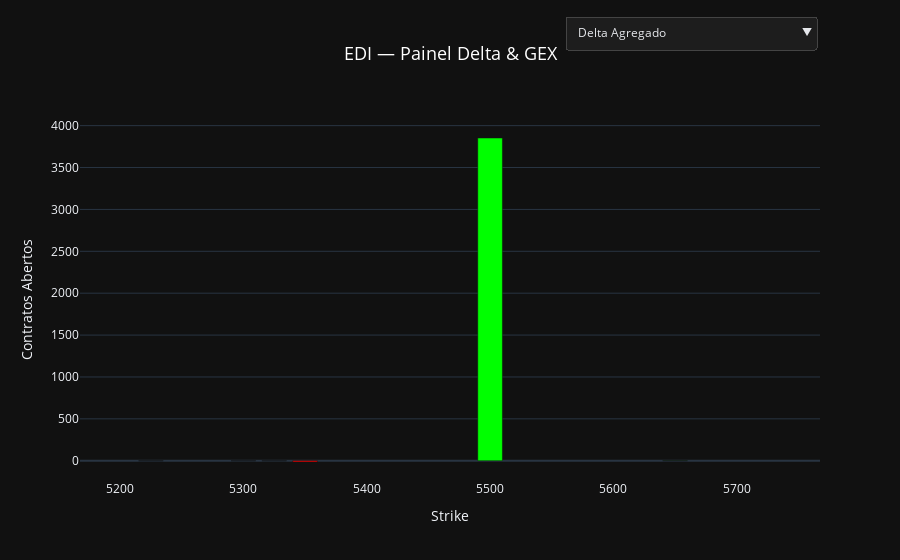
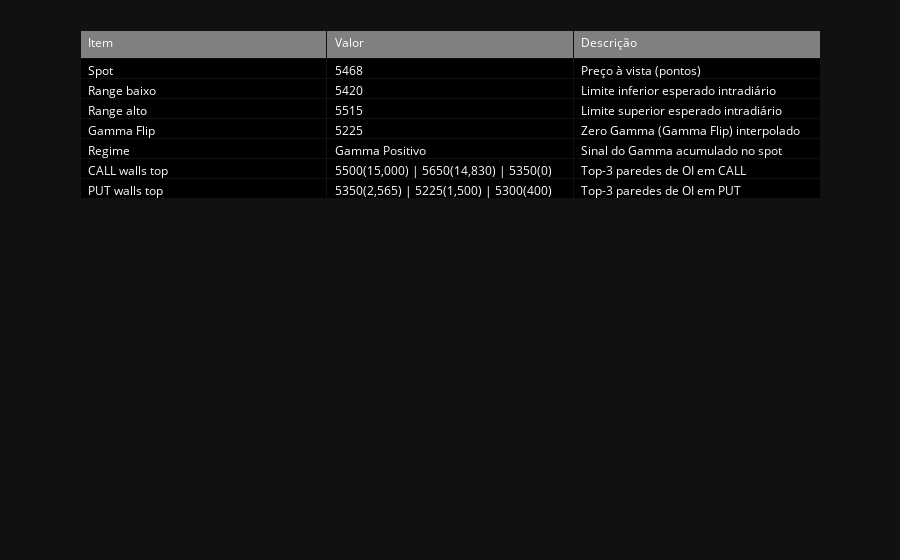

Notebook cell for these charts, in order:
### Code cell
top_n = 3
idx_call = np.argsort(oi_call_ref)[-top_n:]
idx_put  = np.argsort(oi_put_ref)[-top_n:]
call_walls = strikes_ref[idx_call]
put_walls  = strikes_ref[idx_put]
call_walls_oi = oi_call_ref[idx_call]
put_walls_oi  = oi_put_ref[idx_put]

iv_atm = float(iv_strike_ref[int(np.argmin(np.abs(strikes_ref - SPOT)))])
iv_atm = (IV_ANNUAL if np.isnan(iv_atm) else iv_atm)
IV_DAILY = get_iv_daily_atm()
range_low, range_high = SPOT*(1 - IV_DAILY), SPOT*(1 + IV_DAILY)
range_lines = [
    dict(type='line', x0=float(range_low),  x1=float(range_low),  y0=0, y1=1, xref='x', yref='paper',
         line=dict(color='yellow', dash='dot', width=1)),
    dict(type='line', x0=float(range_high), x1=float(range_high), y0=0, y1=1, xref='x', yref='paper',
         line=dict(color='yellow', dash='dot', width=1)),
]

sg = np.sign(gex_cum)
idx = np.where(np.diff(sg)!=0)[0]
zero_gamma = None
if len(idx)>0:
    i = idx[0]
    y1, y2 = gex_cum[i], gex_cum[i+1]
    x1, x2 = strikes_ref[i], strikes_ref[i+1]
    zero_gamma = x1 - y1*(x2 - x1)/(y2 - y1) if y2!=y1 else x1

gamma_flip = zero_gamma if zero_gamma is not None else (strikes_ref[np.where(gex_cum_signed>=0)[0][0]] if np.any(gex_cum_signed>=0) else None)

call_top = sorted(list(zip(call_walls, call_walls_oi)), key=lambda x: x[1], reverse=True)
put_top  = sorted(list(zip(put_walls,  put_walls_oi)),  key=lambda x: x[1], reverse=True)
walls_call_txt = ' | '.join([f"{k:.0f}({v:,.0f})" for k,v in call_top])
walls_put_txt  = ' | '.join([f"{k:.0f}({v:,.0f})" for k,v in put_top])

regime = 'Gamma Positivo' if (gamma_flip is not None and SPOT>=gamma_flip) else 'Gamma Negativo'
regime_color = 'lime' if 'Positivo' in regime else 'red'
delta_agregado_val = float(np.nansum(dexp_tot))

info = (f"<b>DOLFUT:</b> <span style='color:lime'>{SPOT:.0f}</span><br>"
        f"<b>Delta Agregado:</b> {delta_agregado_val:,.0f}<br>"
        f"<b>Gamma Flip:</b> {(f'{gamma_flip:.0f}' if gamma_flip is not None else 'N/A')}<br>"
        f"<b>Regime:</b> <span style='color:{regime_color}'>{regime}</span><br>"
        f"<b>Vol Diária:</b> <span style='color:yellow'>{IV_DAILY*100:.2f}%</span><br>"
        f"<b>CALL walls:</b> {walls_call_txt}<br>"
        f"<b>PUT walls:</b> {walls_put_txt}")

fig2 = go.Figure()
fig2.add_trace(go.Bar(x=strikes_ref, y=dexp_tot, name='Delta Agregado',
                      marker_color=['lime' if v>=0 else 'red' for v in dexp_tot], visible=True))
fig2.add_trace(go.Scatter(x=strikes_ref, y=dexp_cum, mode='lines', name='Delta Acumulado',
                          visible=False, line=dict(width=3, color='yellow')))
fig2.add_trace(go.Bar(x=strikes_ref, y=gex_tot, name='Gamma Exposure', marker_color='cyan',
                      opacity=0.6, visible=False))
fig2.add_trace(go.Scatter(x=strikes_ref, y=gex_cum, mode='lines', name='Curvatura do Gamma (acumulado)',
                          line=dict(color='orange', width=3), visible=False))
fig2.add_trace(go.Bar(x=strikes_ref, y=oi_call_ref, name='CALL OI', marker_color='blue', visible=False))
fig2.add_trace(go.Bar(x=strikes_ref, y=-oi_put_ref, name='PUT OI', marker_color='red', visible=False))
fig2.add_trace(go.Bar(x=midwalls_strikes, y=midwalls_call, marker_color='#2c2c2c', opacity=0.8,
                      visible=False, showlegend=False))
fig2.add_trace(go.Bar(x=midwalls_strikes, y=-midwalls_put, marker_color='#2c2c2c', opacity=0.8,
                      visible=False, showlegend=False))

fig2.update_layout(template='plotly_dark', barmode='overlay',
                   xaxis_title='Strike', yaxis_title='Contratos Abertos',
                   xaxis=dict(range=[SPOT-300, SPOT+300], tickmode='auto'),
                   legend=dict(orientation='h', yanchor='bottom', y=1.02, xanchor='left', x=0.0),
                   margin=dict(t=100))

spot_line = dict(type='line', x0=float(SPOT), x1=float(SPOT), y0=0, y1=1, xref='x', yref='paper',
                 line=dict(color='lime', dash='dot', width=2))
hline0   = dict(type='line', x0=float(min_k), x1=float(max_k), y0=0, y1=0,
                line=dict(color='white', dash='dot', width=1))

flip_line = None
flip_label = None
spot_label = dict(x=float(SPOT), y=0.92, xref='x', yref='paper', text=f'SPOT {SPOT:.0f}', showarrow=False, font=dict(color='lime', size=12), bgcolor='black', bordercolor='lime')
if gamma_flip is not None:
    flip_line = dict(type='line', x0=float(gamma_flip), x1=float(gamma_flip), y0=0, y1=1,
                     xref='x', yref='paper', line=dict(color='red', dash='dash', width=2))
    flip_label = dict(x=float(gamma_flip), y=0.05, xref='x', yref='paper', text='Gamma Flip',
                      showarrow=False, font=dict(color='red', size=12),
                      bgcolor='black', bordercolor='red')

wall_lines = ([dict(type='line', x0=float(k), x1=float(k), y0=0, y1=1, xref='x', yref='paper',
                    line=dict(color='blue', dash='dot', width=1)) for k in call_walls]
              + [dict(type='line', x0=float(k), x1=float(k), y0=0, y1=1, xref='x', yref='paper',
                      line=dict(color='red', dash='dot', width=1)) for k in put_walls])

def infobox2():
    return dict(xref='paper', yref='paper', x=0.99, y=0.95, xanchor='right', showarrow=False,
                align='left', text=info, font=dict(size=14, color='white'),
                bordercolor=regime_color, borderwidth=2, borderpad=6,
                bgcolor='rgba(20,20,20,0.85)', opacity=0.95)

buttons2 = [
    dict(label='Delta Agregado', method='update',
         args=[{'visible':[True, False, False, False, False, False, False, False]},
               {'title':'USD/BRL — Delta Agregado (nova célula)',
                'shapes':[spot_line, hline0] + range_lines,
                'annotations':[infobox2(), spot_label]}]),
    dict(label='Delta Acumulado', method='update',
         args=[{'visible':[False, True, False, False, False, False, False, False]},
               {'title':'USD/BRL — Delta Acumulado (nova célula)',
                'shapes':[spot_line, hline0] + range_lines,
                'annotations':[infobox2(), spot_label]}]),
    dict(label='Gamma Exposure', method='update',
         args=[{'visible':[False, False, True, True, False, False, False, False]},
               {'title':'Edi - Dólar "Análise de Open Interest"',
                'shapes':[spot_line, hline0] + range_lines + ([flip_line] if flip_line else []),
                'annotations':([infobox2(), spot_label, flip_label] if flip_label else [infobox2(), spot_label])}]),
    dict(label='Open Interest por Strike', method='update',
         args=[{'visible':[False, False, False, False, True, True, True, True]},
               {'title':'USD/BRL — OI por Strike (nova célula)',
                'shapes':[spot_line, hline0] + range_lines + (wall_lines if wall_lines else []),
                'annotations':[infobox2(), spot_label]}]),
    dict(label='Visão Completa', method='relayout',
         args=[{'xaxis.range':[float(min_k) - pad, float(max_k) + pad]}]),
]

overlayButtons = [
    dict(label='Overlay: Range + Walls + ZeroGamma', method='relayout',
         args=[{'shapes':[spot_line, hline0] + range_lines
                          + (wall_lines if wall_lines else [])
                          + ([flip_line] if flip_line else [])}]),
    dict(label='Overlay: Range apenas', method='relayout',
         args=[{'shapes':[spot_line, hline0] + range_lines}]),
    dict(label='Overlay: Walls apenas', method='relayout',
         args=[{'shapes':[spot_line, hline0] + (wall_lines if wall_lines else [])}]),
    dict(label='Overlay: GammaFlip apenas', method='relayout',
         args=[{'shapes':[spot_line, hline0] + ([flip_line] if flip_line else [])}]),
    dict(label='Limpar overlays', method='relayout',
         args=[{'shapes':[spot_line, hline0]}]),
]
buttonsUnified = buttons2 + overlayButtons

BRAND_TITLE = 'EDI — Painel Delta & GEX'
fig2.update_layout(updatemenus=[
    dict(type='dropdown', direction='down', showactive=True, active=0, x=1.00, y=1.30, buttons=buttonsUnified, bgcolor='rgba(30,30,30,0.95)', bordercolor='#444', borderwidth=1, font=dict(color='#e5e7eb', size=12), pad=dict(t=4, r=4, b=4, l=4))
], title=dict(text=BRAND_TITLE, font=dict(color='white', size=18), x=0.5))
fig2.show()
items = ['Spot','Range baixo','Range alto','Gamma Flip','Regime','CALL walls top','PUT walls top']
values = [f'{SPOT:.0f}', f'{range_low:.0f}', f'{range_high:.0f}', (f'{gamma_flip:.0f}' if gamma_flip is not None else 'N/A'), regime, walls_call_txt, walls_put_txt]
descs  = ['Preço à vista (pontos)', 'Limite inferior esperado intradiário', 'Limite superior esperado intradiário', 'Zero Gamma (Gamma Flip) interpolado', 'Sinal do Gamma acumulado no spot', 'Top-3 paredes de OI em CALL', 'Top-3 paredes de OI em PUT']
fig_vals = go.Figure(data=[go.Table(
    header=dict(values=['Item','Valor','Descrição'], fill_color='grey', align='left', font=dict(color='white', size=12)),
    cells=dict(values=[items, values, descs], fill_color='black', align='left', font=dict(color='white', size=12))
)])
fig_vals.update_layout(template='plotly_dark', margin=dict(t=30))
fig_vals.show()

### Figure 1 — Plotly figure (JSON) as saved in the notebook; plotly's stock layout.template omitted (floating-point values rounded to 4 significant figures)
{"data": [{"marker": {"color": ["red", "red", "red", "red", "lime", "lime"]}, "name": "Delta Agregado", "type": "bar", "visible": true, "x": [5225.0, 5300.0, 5325.0, 5350.0, 5500.0, 5650.0], "y": [-0.0001241, -0.06399, -0.03894, -15.02, 3852.0, 1.355]}, {"line": {"color": "yellow", "width": 3}, "mode": "lines", "name": "Delta Acumulado", "type": "scatter", "visible": false, "x": [5225.0, 5300.0, 5325.0, 5350.0, 5500.0, 5650.0], "y": [-0.0001241, -0.06412, -0.1031, -15.12, 3837.0, 3839.0]}, {"marker": {"color": "cyan"}, "name": "Gamma Exposure", "opacity": 0.6, "type": "bar", "visible": false, "x": [5225.0, 5300.0, 5325.0, 5350.0, 5500.0, 5650.0], "y": [38.56, 14120.0, 7459.0, 2449000.0, 277500000.0, 309600.0]}, {"line": {"color": "orange", "width": 3}, "mode": "lines", "name": "Curvatura do Gamma (acumulado)", "type": "scatter", "visible": false, "x": [5225.0, 5300.0, 5325.0, 5350.0, 5500.0, 5650.0], "y": [38.56, 14160.0, 21620.0, 2471000.0, 279900000.0, 280200000.0]}, {"marker": {"color": "blue"}, "name": "CALL OI", "type": "bar", "visible": false, "x": [5225.0, 5300.0, 5325.0, 5350.0, 5500.0, 5650.0], "y": [0.0, 0.0, 0.0, 0.0, 15000.0, 14830.0]}, {"marker": {"color": "red"}, "name": "PUT OI", "type": "bar", "visible": false, "x": [5225.0, 5300.0, 5325.0, 5350.0, 5500.0, 5650.0], "y": [-1500.0, -400.0, -35.0, -2565.0, -0.0, -0.0]}, {"marker": {"color": "#2c2c2c"}, "opacity": 0.8, "showlegend": false, "type": "bar", "visible": false, "x": [5262.0, 5312.0, 5338.0, 5425.0, 5575.0], "y": [0.0, 0.0, 0.0, 7500.0, 14920.0]}, {"marker": {"color": "#2c2c2c"}, "opacity": 0.8, "showlegend": false, "type": "bar", "visible": false, "x": [5262.0, 5312.0, 5338.0, 5425.0, 5575.0], "y": [-950.0, -217.5, -1300.0, -1282.0, -0.0]}], "layout": {"barmode": "overlay", "legend": {"orientation": "h", "x": 0, "xanchor": "left", "y": 1.02, "yanchor": "bottom"}, "margin": {"t": 100}, "title": {"font": {"color": "white", "size": 18}, "text": "EDI — Painel Delta & GEX", "x": 0.5}, "updatemenus": [{"active": 0, "bgcolor": "rgba(30,30,30,0.95)", "bordercolor": "#444", "borderwidth": 1, "buttons": [{"args": [{"visible": [true, false, false, false, false, false, false, false]}, {"annotations": [{"align": "left", "bgcolor": "rgba(20,20,20,0.85)", "bordercolor": "lime", "borderpad": 6, "borderwidth": 2, "font": {"color": "white", "size": 14}, "opacity": 0.95, "showarrow": false, "text": "<b>DOLFUT:</b> <span style='color:lime'>5468</span><br><b>Delta Agregado:</b> 3,839<br><b>Gamma Flip:</b> 5225<br><b>Regime:</b> <span style='color:lime'>Gamma Positivo</span><br><b>Vol Diária:</b> <span style='color:yellow'>0.87%</span><br><b>CALL walls:</b> 5500(15,000) | 5650(14,830) | 5350(0)<br><b>PUT walls:</b> 5350(2,565) | 5225(1,500) | 5300(400)", "x": 0.99, "xanchor": "right", "xref": "paper", "y": 0.95, "yref": "paper"}, {"bgcolor": "black", "bordercolor": "lime", "font": {"color": "lime", "size": 12}, "showarrow": false, "text": "SPOT 5468", "x": 5468.0, "xref": "x", "y": 0.92, "yref": "paper"}], "shapes": [{"line": {"color": "lime", "dash": "dot", "width": 2}, "type": "line", "x0": 5468.0, "x1": 5468.0, "xref": "x", "y0": 0, "y1": 1, "yref": "paper"}, {"line": {"color": "white", "dash": "dot", "width": 1}, "type": "line", "x0": 5225, "x1": 5650, "y0": 0, "y1": 0}, {"line": {"color": "yellow", "dash": "dot", "width": 1}, "type": "line", "x0": 5420.0, "x1": 5420.0, "xref": "x", "y0": 0, "y1": 1, "yref": "paper"}, {"line": {"color": "yellow", "dash": "dot", "width": 1}, "type": "line", "x0": 5515.0, "x1": 5515.0, "xref": "x", "y0": 0, "y1": 1, "yref": "paper"}], "title": "USD/BRL — Delta Agregado (nova célula)"}], "label": "Delta Agregado", "method": "update"}, {"args": [{"visible": [false, true, false, false, false, false, false, false]}, {"annotations": [{"align": "left", "bgcolor": "rgba(20,20,20,0.85)", "bordercolor": "lime", "borderpad": 6, "borderwidth": 2, "font": {"color": "white", "size": 14}, "opacity": 0.95, "showarrow": false, "text": "<b>DOLFUT:</b> <span style='color:lime'>5468</span><br><b>Delta Agregado:</b> 3,839<br><b>Gamma Flip:</b> 5225<br><b>Regime:</b> <span style='color:lime'>Gamma Positivo</span><br><b>Vol Diária:</b> <span style='color:yellow'>0.87%</span><br><b>CALL walls:</b> 5500(15,000) | 5650(14,830) | 5350(0)<br><b>PUT walls:</b> 5350(2,565) | 5225(1,500) | 5300(400)", "x": 0.99, "xanchor": "right", "xref": "paper", "y": 0.95, "yref": "paper"}, {"bgcolor": "black", "bordercolor": "lime", "font": {"color": "lime", "size": 12}, "showarrow": false, "text": "SPOT 5468", "x": 5468.0, "xref": "x", "y": 0.92, "yref": "paper"}], "shapes": [{"line": {"color": "lime", "dash": "dot", "width": 2}, "type": "line", "x0": 5468.0, "x1": 5468.0, "xref": "x", "y0": 0, "y1": 1, "yref": "paper"}, {"line": {"color": "white", "dash": "dot", "width": 1}, "type": "line", "x0": 5225, "x1": 5650, "y0": 0, "y1": 0}, {"line": {"color": "yellow", "dash": "dot", "width": 1}, "type": "line", "x0": 5420.0, "x1": 5420.0, "xref": "x", "y0": 0, "y1": 1, "yref": "paper"}, {"line": {"color": "yellow", "dash": "dot", "width": 1}, "type": "line", "x0": 5515.0, "x1": 5515.0, "xref": "x", "y0": 0, "y1": 1, "yref": "paper"}], "title": "USD/BRL — Delta Acumulado (nova célula)"}], "label": "Delta Acumulado", "method": "update"}, {"args": [{"visible": [false, false, true, true, false, false, false, false]}, {"annotations": [{"align": "left", "bgcolor": "rgba(20,20,20,0.85)", "bordercolor": "lime", "borderpad": 6, "borderwidth": 2, "font": {"color": "white", "size": 14}, "opacity": 0.95, "showarrow": false, "text": "<b>DOLFUT:</b> <span style='color:lime'>5468</span><br><b>Delta Agregado:</b> 3,839<br><b>Gamma Flip:</b> 5225<br><b>Regime:</b> <span style='color:lime'>Gamma Positivo</span><br><b>Vol Diária:</b> <span style='color:yellow'>0.87%</span><br><b>CALL walls:</b> 5500(15,000) | 5650(14,830) | 5350(0)<br><b>PUT walls:</b> 5350(2,565) | 5225(1,500) | 5300(400)", "x": 0.99, "xanchor": "right", "xref": "paper", "y": 0.95, "yref": "paper"}, {"bgcolor": "black", "bordercolor": "lime", "font": {"color": "lime", "size": 12}, "showarrow": false, "text": "SPOT 5468", "x": 5468.0, "xref": "x", "y": 0.92, "yref": "paper"}, {"bgcolor": "black", "bordercolor": "red", "font": {"color": "red", "size": 12}, "showarrow": false, "text": "Gamma Flip", "x": 5225, "xref": "x", "y": 0.05, "yref": "paper"}], "shapes": [{"line": {"color": "lime", "dash": "dot", "width": 2}, "type": "line", "x0": 5468.0, "x1": 5468.0, "xref": "x", "y0": 0, "y1": 1, "yref": "paper"}, {"line": {"color": "white", "dash": "dot", "width": 1}, "type": "line", "x0": 5225, "x1": 5650, "y0": 0, "y1": 0}, {"line": {"color": "yellow", "dash": "dot", "width": 1}, "type": "line", "x0": 5420.0, "x1": 5420.0, "xref": "x", "y0": 0, "y1": 1, "yref": "paper"}, {"line": {"color": "yellow", "dash": "dot", "width": 1}, "type": "line", "x0": 5515.0, "x1": 5515.0, "xref": "x", "y0": 0, "y1": 1, "yref": "paper"}, {"line": {"color": "red", "dash": "dash", "width": 2}, "type": "line", "x0": 5225, "x1": 5225, "xref": "x", "y0": 0, "y1": 1, "yref": "paper"}], "title": "Edi - Dólar \"Análise de Open Interest\""}], "label": "Gamma Exposure", "method": "update"}, {"args": [{"visible": [false, false, false, false, true, true, true, true]}, {"annotations": [{"align": "left", "bgcolor": "rgba(20,20,20,0.85)", "bordercolor": "lime", "borderpad": 6, "borderwidth": 2, "font": {"color": "white", "size": 14}, "opacity": 0.95, "showarrow": false, "text": "<b>DOLFUT:</b> <span style='color:lime'>5468</span><br><b>Delta Agregado:</b> 3,839<br><b>Gamma Flip:</b> 5225<br><b>Regime:</b> <span style='color:lime'>Gamma Positivo</span><br><b>Vol Diária:</b> <span style='color:yellow'>0.87%</span><br><b>CALL walls:</b> 5500(15,000) | 5650(14,830) | 5350(0)<br><b>PUT walls:</b> 5350(2,565) | 5225(1,500) | 5300(400)", "x": 0.99, "xanchor": "right", "xref": "paper", "y": 0.95, "yref": "paper"}, {"bgcolor": "black", "bordercolor": "lime", "font": {"color": "lime", "size": 12}, "showarrow": false, "text": "SPOT 5468", "x": 5468.0, "xref": "x", "y": 0.92, "yref": "paper"}], "shapes": [{"line": {"color": "lime", "dash": "dot", "width": 2}, "type": "line", "x0": 5468.0, "x1": 5468.0, "xref": "x", "y0": 0, "y1": 1, "yref": "paper"}, {"line": {"color": "white", "dash": "dot", "width": 1}, "type": "line", "x0": 5225, "x1": 5650, "y0": 0, "y1": 0}, {"line": {"color": "yellow", "dash": "dot", "width": 1}, "type": "line", "x0": 5420.0, "x1": 5420.0, "xref": "x", "y0": 0, "y1": 1, "yref": "paper"}, {"line": {"color": "yellow", "dash": "dot", "width": 1}, "type": "line", "x0": 5515.0, "x1": 5515.0, "xref": "x", "y0": 0, "y1": 1, "yref": "paper"}, {"line": {"color": "blue", "dash": "dot", "width": 1}, "type": "line", "x0": 5350, "x1": 5350, "xref": "x", "y0": 0, "y1": 1, "yref": "paper"}, {"line": {"color": "blue", "dash": "dot", "width": 1}, "type": "line", "x0": 5650, "x1": 5650, "xref": "x", "y0": 0, "y1": 1, "yref": "paper"}, {"line": {"color": "blue", "dash": "dot", "width": 1}, "type": "line", "x0": 5500, "x1": 5500, "xref": "x", "y0": 0, "y1": 1, "yref": "paper"}, {"line": {"color": "red", "dash": "dot", "width": 1}, "type": "line", "x0": 5300, "x1": 5300, "xref": "x", "y0": 0, "y1": 1, "yref": "paper"}, {"line": {"color": "red", "dash": "dot", "width": 1}, "type": "line", "x0": 5225, "x1": 5225, "xref": "x", "y0": 0, "y1": 1, "yref": "paper"}, {"line": {"color": "red", "dash": "dot", "width": 1}, "type": "line", "x0": 5350, "x1": 5350, "xref": "x", "y0": 0, "y1": 1, "yref": "paper"}], "title": "USD/BRL — OI por Strike (nova célula)"}], "label": "Open Interest por Strike", "method": "update"}, {"args": [{"xaxis.range": [5213, 5662]}], "label": "Visão Completa", "method": "relayout"}, {"args": [{"shapes": [{"line": {"color": "lime", "dash": "dot", "width": 2}, "type": "line", "x0": 5468.0, "x1": 5468.0, "xref": "x", "y0": 0, "y1": 1, "yref": "paper"}, {"line": {"color": "white", "dash": "dot", "width": 1}, "type": "line", "x0": 5225, "x1": 5650, "y0": 0, "y1": 0}, {"line": {"color": "yellow", "dash": "dot", "width": 1}, "type": "line", "x0": 5420.0, "x1": 5420.0, "xref": "x", "y0": 0, "y1": 1, "yref": "paper"}, {"line": {"color": "yellow", "dash": "dot", "width": 1}, "type": "line", "x0": 5515.0, "x1": 5515.0, "xref": "x", "y0": 0, "y1": 1, "yref": "paper"}, {"line": {"color": "blue", "dash": "dot", "width": 1}, "type": "line", "x0": 5350, "x1": 5350, "xref": "x", "y0": 0, "y1": 1, "yref": "paper"}, {"line": {"color": "blue", "dash": "dot", "width": 1}, "type": "line", "x0": 5650, "x1": 5650, "xref": "x", "y0": 0, "y1": 1, "yref": "paper"}, {"line": {"color": "blue", "dash": "dot", "width": 1}, "type": "line", "x0": 5500, "x1": 5500, "xref": "x", "y0": 0, "y1": 1, "yref": "paper"}, {"line": {"color": "red", "dash": "dot", "width": 1}, "type": "line", "x0": 5300, "x1": 5300, "xref": "x", "y0": 0, "y1": 1, "yref": "paper"}, {"line": {"color": "red", "dash": "dot", "width": 1}, "type": "line", "x0": 5225, "x1": 5225, "xref": "x", "y0": 0, "y1": 1, "yref": "paper"}, {"line": {"color": "red", "dash": "dot", "width": 1}, "type": "line", "x0": 5350, "x1": 5350, "xref": "x", "y0": 0, "y1": 1, "yref": "paper"}, {"line": {"color": "red", "dash": "dash", "width": 2}, "type": "line", "x0": 5225, "x1": 5225, "xref": "x", "y0": 0, "y1": 1, "yref": "paper"}]}], "label": "Overlay: Range + Walls + ZeroGamma", "method": "relayout"}, {"args": [{"shapes": [{"line": {"color": "lime", "dash": "dot", "width": 2}, "type": "line", "x0": 5468.0, "x1": 5468.0, "xref": "x", "y0": 0, "y1": 1, "yref": "paper"}, {"line": {"color": "white", "dash": "dot", "width": 1}, "type": "line", "x0": 5225, "x1": 5650, "y0": 0, "y1": 0}, {"line": {"color": "yellow", "dash": "dot", "width": 1}, "type": "line", "x0": 5420.0, "x1": 5420.0, "xref": "x", "y0": 0, "y1": 1, "yref": "paper"}, {"line": {"color": "yellow", "dash": "dot", "width": 1}, "type": "line", "x0": 5515.0, "x1": 5515.0, "xref": "x", "y0": 0, "y1": 1, "yref": "paper"}]}], "label": "Overlay: Range apenas", "method": "relayout"}, {"args": [{"shapes": [{"line": {"color": "lime", "dash": "dot", "width": 2}, "type": "line", "x0": 5468.0, "x1": 5468.0, "xref": "x", "y0": 0, "y1": 1, "yref": "paper"}, {"line": {"color": "white", "dash": "dot", "width": 1}, "type": "line", "x0": 5225, "x1": 5650, "y0": 0, "y1": 0}, {"line": {"color": "blue", "dash": "dot", "width": 1}, "type": "line", "x0": 5350, "x1": 5350, "xref": "x", "y0": 0, "y1": 1, "yref": "paper"}, {"line": {"color": "blue", "dash": "dot", "width": 1}, "type": "line", "x0": 5650, "x1": 5650, "xref": "x", "y0": 0, "y1": 1, "yref": "paper"}, {"line": {"color": "blue", "dash": "dot", "width": 1}, "type": "line", "x0": 5500, "x1": 5500, "xref": "x", "y0": 0, "y1": 1, "yref": "paper"}, {"line": {"color": "red", "dash": "dot", "width": 1}, "type": "line", "x0": 5300, "x1": 5300, "xref": "x", "y0": 0, "y1": 1, "yref": "paper"}, {"line": {"color": "red", "dash": "dot", "width": 1}, "type": "line", "x0": 5225, "x1": 5225, "xref": "x", "y0": 0, "y1": 1, "yref": "paper"}, {"line": {"color": "red", "dash": "dot", "width": 1}, "type": "line", "x0": 5350, "x1": 5350, "xref": "x", "y0": 0, "y1": 1, "yref": "paper"}]}], "label": "Overlay: Walls apenas", "method": "relayout"}, {"args": [{"shapes": [{"line": {"color": "lime", "dash": "dot", "width": 2}, "type": "line", "x0": 5468.0, "x1": 5468.0, "xref": "x", "y0": 0, "y1": 1, "yref": "paper"}, {"line": {"color": "white", "dash": "dot", "width": 1}, "type": "line", "x0": 5225, "x1": 5650, "y0": 0, "y1": 0}, {"line": {"color": "red", "dash": "dash", "width": 2}, "type": "line", "x0": 5225, "x1": 5225, "xref": "x", "y0": 0, "y1": 1, "yref": "paper"}]}], "label": "Overlay: GammaFlip apenas", "method": "relayout"}, {"args": [{"shapes": [{"line": {"color": "lime", "dash": "dot", "width": 2}, "type": "line", "x0": 5468.0, "x1": 5468.0, "xref": "x", "y0": 0, "y1": 1, "yref": "paper"}, {"line": {"color": "white", "dash": "dot", "width": 1}, "type": "line", "x0": 5225, "x1": 5650, "y0": 0, "y1": 0}]}], "label": "Limpar overlays", "method": "relayout"}], "direction": "down", "font": {"color": "#e5e7eb", "size": 12}, "pad": {"b": 4, "l": 4, "r": 4, "t": 4}, "showactive": true, "type": "dropdown", "x": 1, "y": 1.3}], "xaxis": {"range": [5168.0, 5768.0], "tickmode": "auto", "title": {"text": "Strike"}}, "yaxis": {"title": {"text": "Contratos Abertos"}}}}

### Figure 2 — Plotly figure (JSON) as saved in the notebook; plotly's stock layout.template omitted (floating-point values rounded to 4 significant figures)
{"data": [{"cells": {"align": "left", "fill": {"color": "black"}, "font": {"color": "white", "size": 12}, "values": [["Spot", "Range baixo", "Range alto", "Gamma Flip", "Regime", "CALL walls top", "PUT walls top"], ["5468", "5420", "5515", "5225", "Gamma Positivo", "5500(15,000) | 5650(14,830) | 5350(0)", "5350(2,565) | 5225(1,500) | 5300(400)"], ["Preço à vista (pontos)", "Limite inferior esperado intradiário", "Limite superior esperado intradiário", "Zero Gamma (Gamma Flip) interpolado", "Sinal do Gamma acumulado no spot", "Top-3 paredes de OI em CALL", "Top-3 paredes de OI em PUT"]]}, "header": {"align": "left", "fill": {"color": "grey"}, "font": {"color": "white", "size": 12}, "values": ["Item", "Valor", "Descrição"]}, "type": "table"}], "layout": {"margin": {"t": 30}}}
